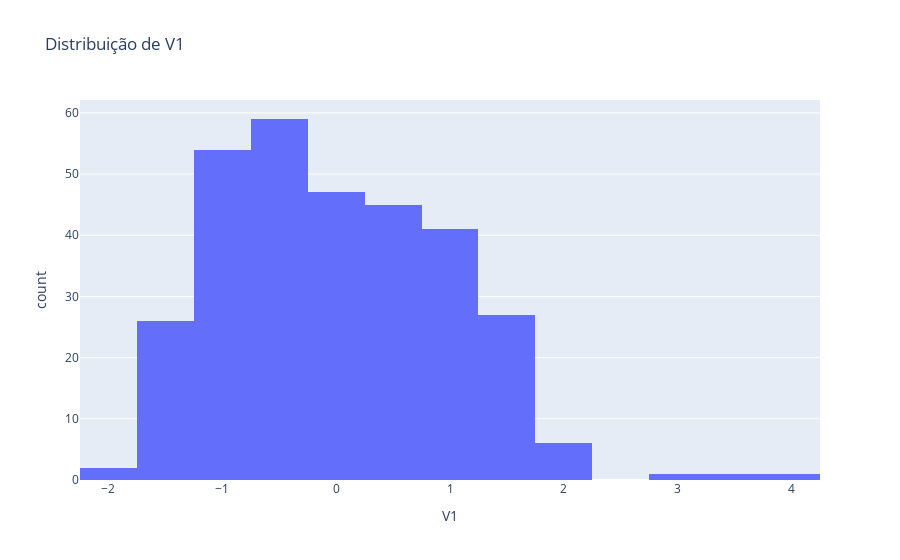
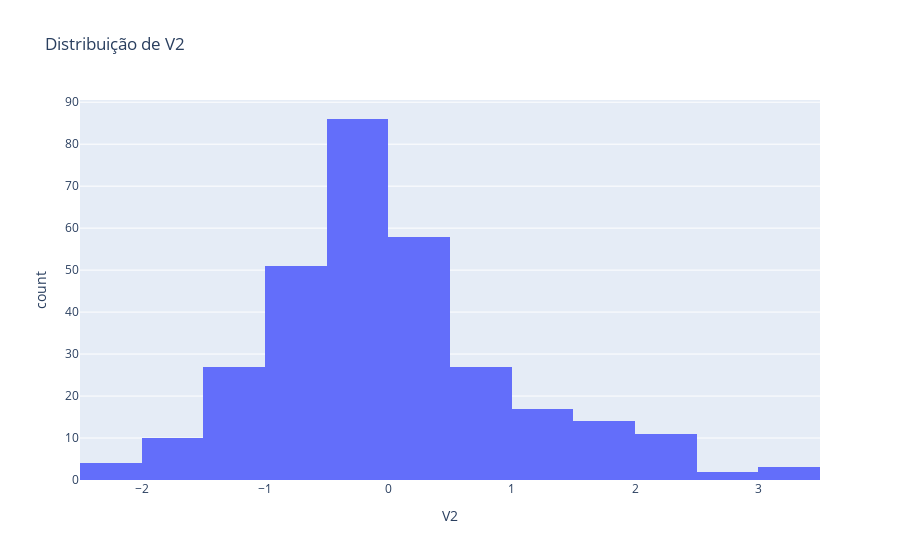
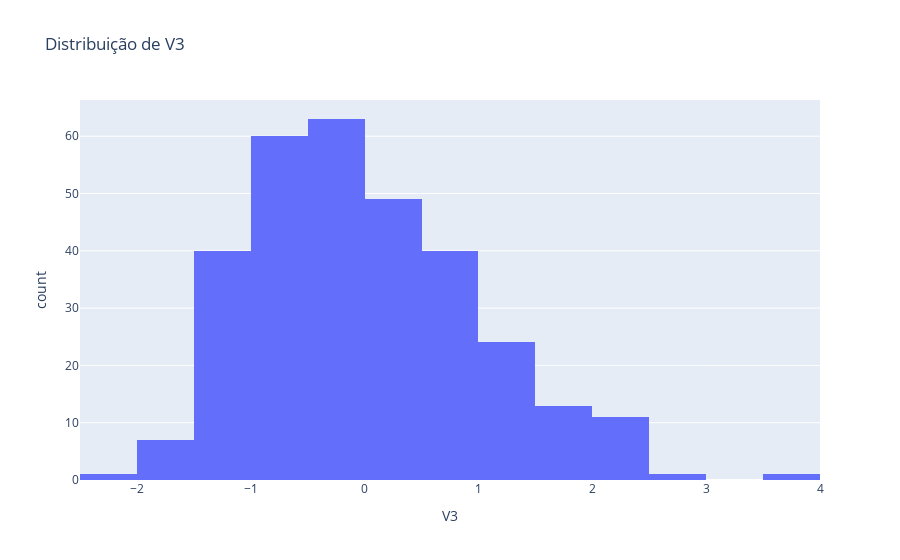
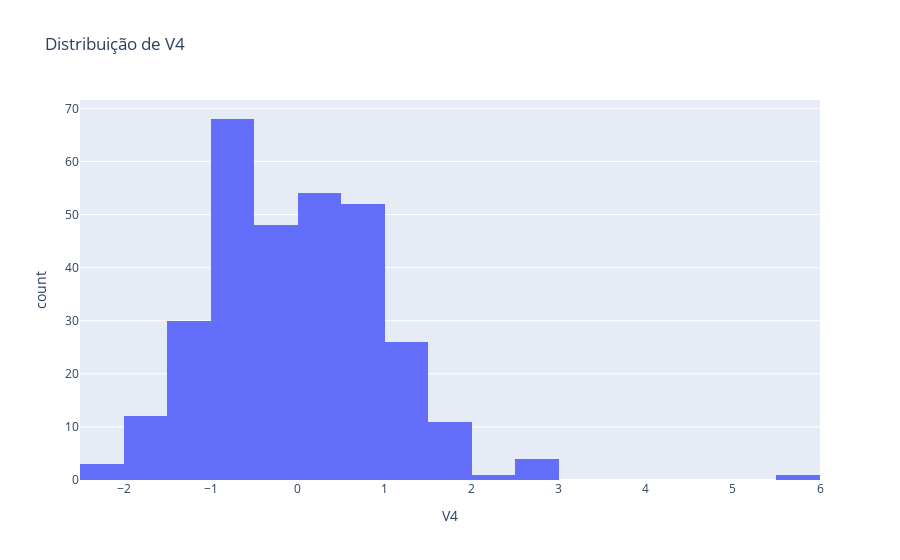

Write notebook code for charts like these, in order.
### Markdown cell above
Aqui, utilizamos várias técnicas de visualização para explorar a relação entre as variáveis do dataset, como histogramas, boxplots, gráficos de dispersão e matrizes de correlação.

### Code cell
for column in df.columns[:-1]:  
    fig = px.histogram(df, x=column, title=f'Distribuição de {column}')
    fig.show()

### Figure 1 — Plotly figure (JSON) as saved in the notebook; plotly's stock layout.template omitted (floating-point values rounded to 4 significant figures; data arrays with more than 128 entries replaced by an {"elided": "..."} marker saying what was removed)
{"data": [{"alignmentgroup": "True", "bingroup": "x", "hovertemplate": "V1=%{x}<br>count=%{y}<extra></extra>", "legendgroup": "", "marker": {"color": "#636efa", "pattern": {"shape": ""}}, "name": "", "offsetgroup": "", "orientation": "v", "showlegend": false, "type": "histogram", "x": {"elided": "310 float values"}, "xaxis": "x", "yaxis": "y"}], "layout": {"barmode": "relative", "legend": {"tracegroupgap": 0}, "title": {"text": "Distribuição de V1"}, "xaxis": {"anchor": "y", "domain": [0, 1], "title": {"text": "V1"}}, "yaxis": {"anchor": "x", "domain": [0, 1], "title": {"text": "count"}}}}

### Figure 2 — Plotly figure (JSON) as saved in the notebook; plotly's stock layout.template omitted (floating-point values rounded to 4 significant figures; data arrays with more than 128 entries replaced by an {"elided": "..."} marker saying what was removed)
{"data": [{"alignmentgroup": "True", "bingroup": "x", "hovertemplate": "V2=%{x}<br>count=%{y}<extra></extra>", "legendgroup": "", "marker": {"color": "#636efa", "pattern": {"shape": ""}}, "name": "", "offsetgroup": "", "orientation": "v", "showlegend": false, "type": "histogram", "x": {"elided": "310 float values"}, "xaxis": "x", "yaxis": "y"}], "layout": {"barmode": "relative", "legend": {"tracegroupgap": 0}, "title": {"text": "Distribuição de V2"}, "xaxis": {"anchor": "y", "domain": [0, 1], "title": {"text": "V2"}}, "yaxis": {"anchor": "x", "domain": [0, 1], "title": {"text": "count"}}}}

### Figure 3 — Plotly figure (JSON) as saved in the notebook; plotly's stock layout.template omitted (floating-point values rounded to 4 significant figures; data arrays with more than 128 entries replaced by an {"elided": "..."} marker saying what was removed)
{"data": [{"alignmentgroup": "True", "bingroup": "x", "hovertemplate": "V3=%{x}<br>count=%{y}<extra></extra>", "legendgroup": "", "marker": {"color": "#636efa", "pattern": {"shape": ""}}, "name": "", "offsetgroup": "", "orientation": "v", "showlegend": false, "type": "histogram", "x": {"elided": "310 float values"}, "xaxis": "x", "yaxis": "y"}], "layout": {"barmode": "relative", "legend": {"tracegroupgap": 0}, "title": {"text": "Distribuição de V3"}, "xaxis": {"anchor": "y", "domain": [0, 1], "title": {"text": "V3"}}, "yaxis": {"anchor": "x", "domain": [0, 1], "title": {"text": "count"}}}}

### Figure 4 — Plotly figure (JSON) as saved in the notebook; plotly's stock layout.template omitted (floating-point values rounded to 4 significant figures; data arrays with more than 128 entries replaced by an {"elided": "..."} marker saying what was removed)
{"data": [{"alignmentgroup": "True", "bingroup": "x", "hovertemplate": "V4=%{x}<br>count=%{y}<extra></extra>", "legendgroup": "", "marker": {"color": "#636efa", "pattern": {"shape": ""}}, "name": "", "offsetgroup": "", "orientation": "v", "showlegend": false, "type": "histogram", "x": {"elided": "310 float values"}, "xaxis": "x", "yaxis": "y"}], "layout": {"barmode": "relative", "legend": {"tracegroupgap": 0}, "title": {"text": "Distribuição de V4"}, "xaxis": {"anchor": "y", "domain": [0, 1], "title": {"text": "V4"}}, "yaxis": {"anchor": "x", "domain": [0, 1], "title": {"text": "count"}}}}
